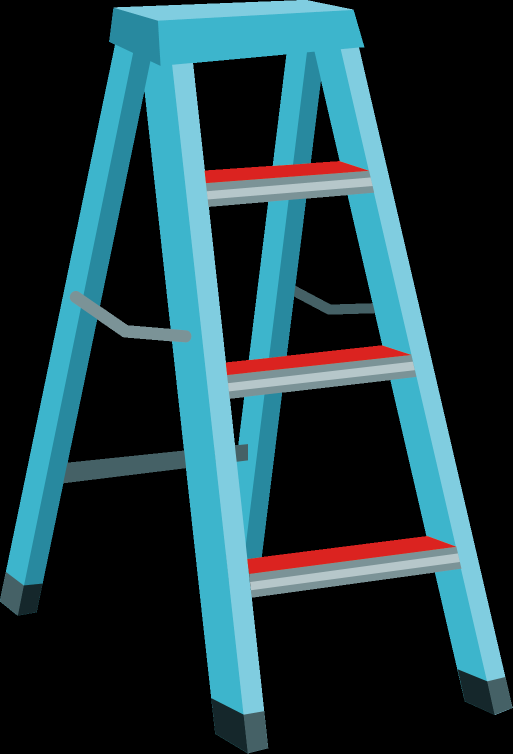
#> input picture 20220301/ladder.png, 1025 x 1507 px (shown at 1/2 size)
$ python test_hough.py
#> lines starting #> are read from the running program, lines starting #| are printed output that depends on the picture; after the words box and inside, x2 and y2 are one past the last pixel; in counts of white or black regions, pixels touching at a corner belong together
import os
import sys
import cv2
import numpy as np

if __name__ == "__main__":
    im = cv2.imread("./ladder.png")
#> im is the input picture: shape (1507, 1025, 3); mean B, G, R 64.7, 58.5, 31.3
    gray_img = cv2.cvtColor(im, cv2.COLOR_BGR2GRAY)
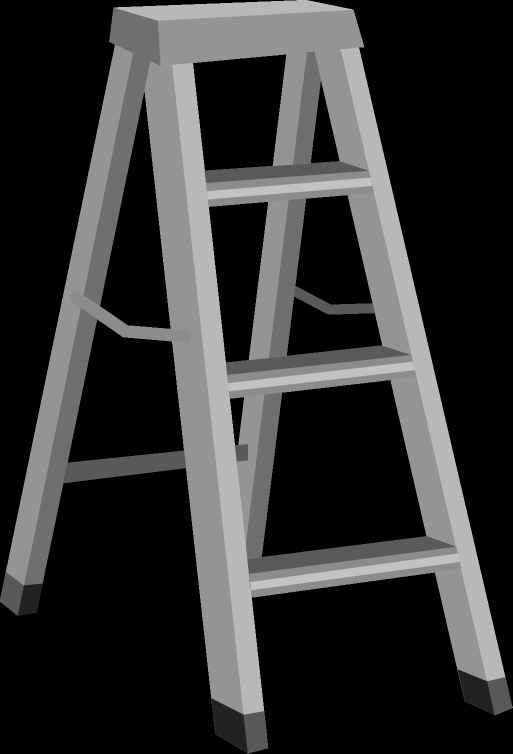
#> gray_img: shape (1507, 1025) (shown at 1/2 size); min 0, max 194, mean 51.1

    merge = cv2.merge([gray_img,gray_img,gray_img])
    out_img = cv2.hconcat([im,merge])
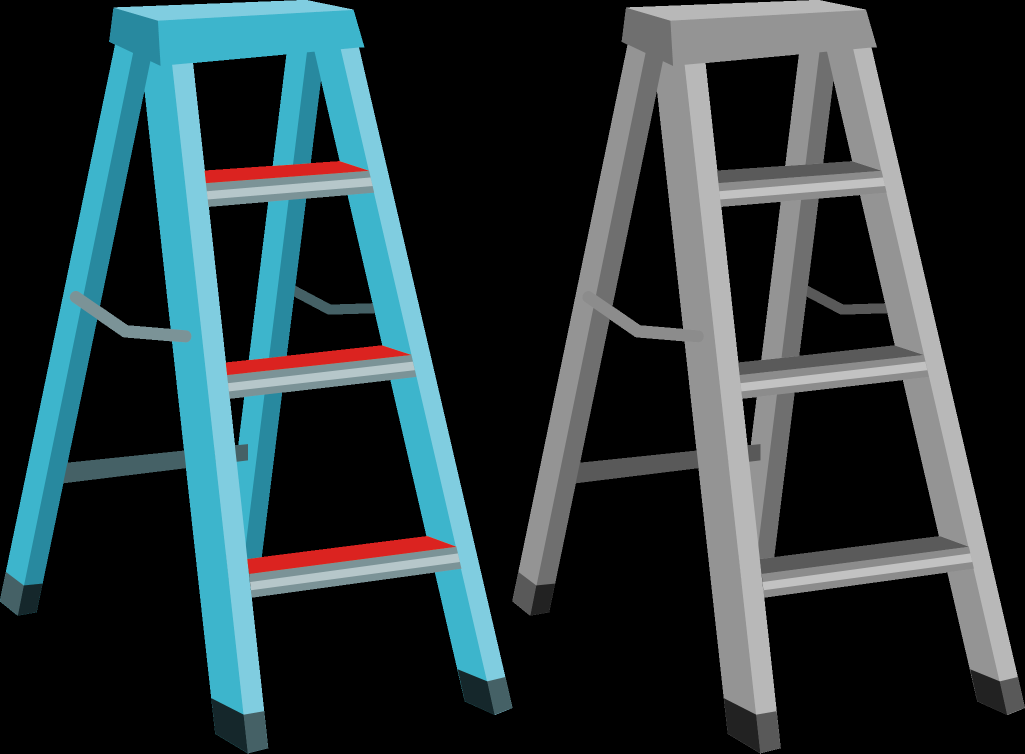
#> out_img: shape (1507, 2050, 3) (shown at 1/2 size); mean B, G, R 57.9, 54.8, 41.2
    cv2.imwrite("out1.jpg",out_img)

    canny = cv2.Canny(gray_img, 30, 150)
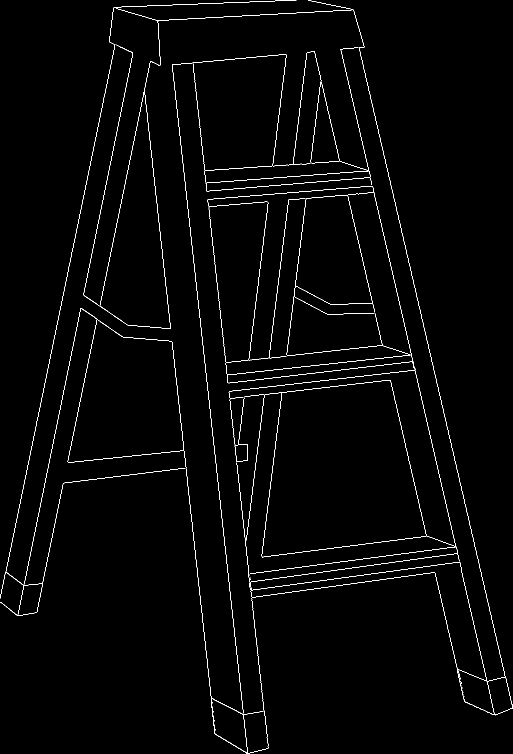
#> canny: shape (1507, 1025) (shown at 1/2 size); 1.4% white in thin lines or dots
    cv2.imwrite("out2.jpg", canny)

    lines = cv2.HoughLines(canny, 1, np.pi / 180, 180)
#> lines = 26 rows, first 8: [-642, 2.91], [-679, 2.91], [-589, 2.91], [621, 0.122], [655, 0.122], [581, 0.122], [-374, 3.04], [-273, 3.04]
    lines1 = lines[:, 0, :]
#> lines1 = 26 pairs, first value -679 to 1254, second value 0.122 to 3.04
    for rho, theta in lines1[:]:
        a = np.cos(theta)
        b = np.sin(theta)
        x0 = a * rho
        y0 = b * rho
        x1 = int(x0 + 3000 * (-b))
        y1 = int(y0 + 3000 * (a))
        x2 = int(x0 - 3000 * (-b))
        y2 = int(y0 - 3000 * (a))
        cv2.line(im, (x1, y1), (x2, y2), (0, 0, 255), 2)
#> this loop made 26 passes
#> (rho, theta, a, b, x0, y0, x1, y1) on passes 1 to 12: (-642, 2.91, -0.974, 0.225, 625.5, -144.4, -49, -3067), (-679, 2.91, -0.974, 0.225, 661.6, -152.7, -13, -3075), (-589, 2.91, -0.974, 0.225, 573.9, -132.5, -100, -3055), (621, 0.122, 0.993, 0.122, 616.4, 75.68, 250, 3053), (655, 0.122, 0.993, 0.122, 650.1, 79.82, 284, 3057), (581, 0.122, 0.993, 0.122, 576.7, 70.81, 211, 3048), (-374, 3.04, -0.995, 0.105, 372, -39.09, 58, -3022), (-273, 3.04, -0.995, 0.105, 271.5, -28.54, -42, -3012), (57, 1.52, 0.0523, 0.999, 2.98, 56.92, -2992, 213), (1222, 1.43, 0.139, 0.99, 170.1, 1210.1, -2800, 1627), (417, 1.48, 0.0872, 0.996, 36.34, 415.4, -2952, 676), (974, 1.45, 0.122, 0.993, 118.7, 966.7, -2858, 1332)
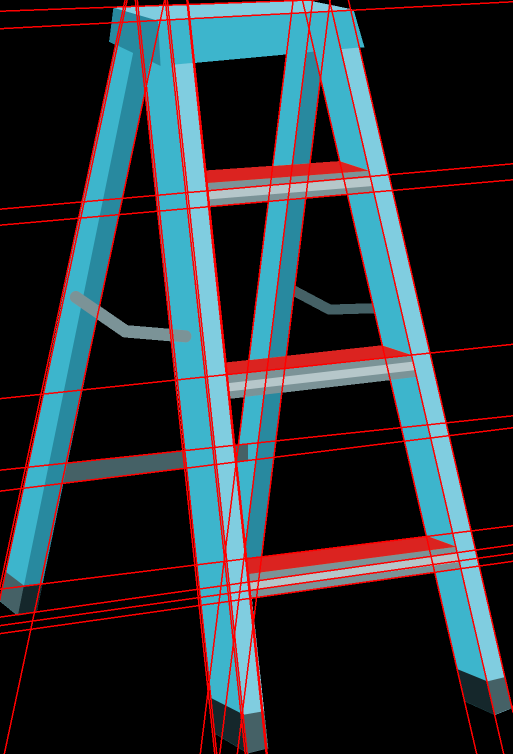
#> im: shape (1507, 1025, 3) (shown at 1/2 size); 6.18% of pixels changed, all inside (x1, y1, x2, y2) = (0, 0, 1025, 1507)

    cv2.imwrite("out3.jpg", im)

    cv2.imshow("res",im)
    cv2.waitKey(0)
